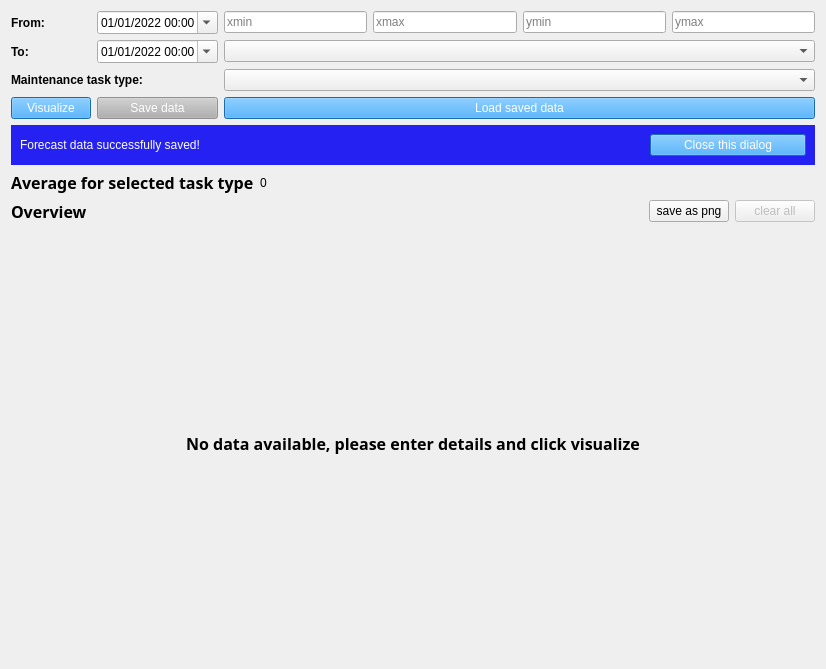
<?xml version="1.0" encoding="UTF-8"?>
<ui version="4.0">
 <class>MaintenanceView</class>
 <widget class="QWidget" name="MaintenanceView">
  <property name="geometry">
   <rect>
    <x>0</x>
    <y>0</y>
    <width>826</width>
    <height>669</height>
   </rect>
  </property>
  <property name="windowTitle">
   <string>Form</string>
  </property>
  <property name="inputMethodHints">
   <set>Qt::ImhNone</set>
  </property>
  <layout class="QVBoxLayout" name="verticalLayout">
   <item>
    <layout class="QGridLayout" name="gridLayout">
     <item row="4" column="1">
      <widget class="QPushButton" name="save_btn">
       <property name="enabled">
        <bool>false</bool>
       </property>
       <property name="styleSheet">
        <string notr="true">QPushButton:disabled{background-color: #B0B0B0; color: white;} QPushButton:enabled{background-color: #2196F3; color: white;}</string>
       </property>
       <property name="text">
        <string>Save data</string>
       </property>
      </widget>
     </item>
     <item row="2" column="0">
      <widget class="QLabel" name="label_2">
       <property name="font">
        <font>
         <bold>true</bold>
        </font>
       </property>
       <property name="text">
        <string>To:</string>
       </property>
      </widget>
     </item>
     <item row="2" column="2">
      <widget class="QComboBox" name="location_dropdown">
       <property name="placeholderText">
        <string>Select Location</string>
       </property>
      </widget>
     </item>
     <item row="0" column="0">
      <widget class="QLabel" name="label">
       <property name="font">
        <font>
         <bold>true</bold>
        </font>
       </property>
       <property name="text">
        <string>From:</string>
       </property>
      </widget>
     </item>
     <item row="2" column="1">
      <widget class="QDateTimeEdit" name="to_dt_edit">
       <property name="minimumDateTime">
        <datetime>
         <hour>0</hour>
         <minute>0</minute>
         <second>0</second>
         <year>2022</year>
         <month>1</month>
         <day>1</day>
        </datetime>
       </property>
       <property name="maximumDate">
        <date>
         <year>9999</year>
         <month>1</month>
         <day>2</day>
        </date>
       </property>
       <property name="minimumDate">
        <date>
         <year>2022</year>
         <month>1</month>
         <day>1</day>
        </date>
       </property>
       <property name="minimumTime">
        <time>
         <hour>0</hour>
         <minute>0</minute>
         <second>0</second>
        </time>
       </property>
       <property name="displayFormat">
        <string>dd/MM/yyyy hh:mm</string>
       </property>
       <property name="calendarPopup">
        <bool>true</bool>
       </property>
      </widget>
     </item>
     <item row="0" column="1">
      <widget class="QDateTimeEdit" name="from_dt_edit">
       <property name="minimumDateTime">
        <datetime>
         <hour>0</hour>
         <minute>0</minute>
         <second>0</second>
         <year>2022</year>
         <month>1</month>
         <day>1</day>
        </datetime>
       </property>
       <property name="maximumDate">
        <date>
         <year>9999</year>
         <month>1</month>
         <day>1</day>
        </date>
       </property>
       <property name="minimumDate">
        <date>
         <year>2022</year>
         <month>1</month>
         <day>1</day>
        </date>
       </property>
       <property name="minimumTime">
        <time>
         <hour>0</hour>
         <minute>0</minute>
         <second>0</second>
        </time>
       </property>
       <property name="currentSection">
        <enum>QDateTimeEdit::DaySection</enum>
       </property>
       <property name="displayFormat">
        <string>dd/MM/yyyy hh:mm</string>
       </property>
       <property name="calendarPopup">
        <bool>true</bool>
       </property>
      </widget>
     </item>
     <item row="3" column="2">
      <widget class="QComboBox" name="task_type_dropdown">
       <property name="currentText">
        <string/>
       </property>
       <property name="placeholderText">
        <string>Select Task Type</string>
       </property>
      </widget>
     </item>
     <item row="4" column="0">
      <widget class="QPushButton" name="vidualize_btn">
       <property name="styleSheet">
        <string notr="true">background-color: #2196F3;
color: white;</string>
       </property>
       <property name="text">
        <string>Visualize</string>
       </property>
       <property name="autoDefault">
        <bool>false</bool>
       </property>
       <property name="default">
        <bool>false</bool>
       </property>
       <property name="flat">
        <bool>false</bool>
       </property>
      </widget>
     </item>
     <item row="4" column="2">
      <widget class="QPushButton" name="compare_btn">
       <property name="enabled">
        <bool>true</bool>
       </property>
       <property name="styleSheet">
        <string notr="true">background-color: #2196F3;
color: white;</string>
       </property>
       <property name="text">
        <string>Load saved data</string>
       </property>
      </widget>
     </item>
     <item row="0" column="2">
      <layout class="QHBoxLayout" name="horizontalLayout">
       <item>
        <widget class="QLineEdit" name="xmin_edit">
         <property name="enabled">
          <bool>true</bool>
         </property>
         <property name="inputMethodHints">
          <set>Qt::ImhHiddenText</set>
         </property>
         <property name="maxLength">
          <number>32772</number>
         </property>
         <property name="placeholderText">
          <string>xmin</string>
         </property>
        </widget>
       </item>
       <item>
        <widget class="QLineEdit" name="xmax_edit">
         <property name="inputMask">
          <string/>
         </property>
         <property name="text">
          <string/>
         </property>
         <property name="placeholderText">
          <string>xmax</string>
         </property>
        </widget>
       </item>
       <item>
        <widget class="QLineEdit" name="ymin_edit">
         <property name="placeholderText">
          <string>ymin</string>
         </property>
        </widget>
       </item>
       <item>
        <widget class="QLineEdit" name="ymax_edit">
         <property name="placeholderText">
          <string>ymax</string>
         </property>
        </widget>
       </item>
      </layout>
     </item>
     <item row="3" column="0" colspan="2">
      <widget class="QLabel" name="label_4">
       <property name="font">
        <font>
         <bold>true</bold>
        </font>
       </property>
       <property name="text">
        <string>Maintenance task type:</string>
       </property>
      </widget>
     </item>
    </layout>
   </item>
   <item>
    <widget class="QWidget" name="save_success_noti" native="true">
     <property name="enabled">
      <bool>true</bool>
     </property>
     <property name="styleSheet">
      <string notr="true">background-color: #2521F3;</string>
     </property>
     <layout class="QHBoxLayout" name="horizontalLayout_7" stretch="4,1">
      <item>
       <widget class="QLabel" name="label_5">
        <property name="styleSheet">
         <string notr="true">color: white;</string>
        </property>
        <property name="text">
         <string>Forecast data successfully saved!</string>
        </property>
       </widget>
      </item>
      <item>
       <widget class="QPushButton" name="pushButton">
        <property name="styleSheet">
         <string notr="true">background-color: #2196f3; color: white</string>
        </property>
        <property name="text">
         <string>Close this dialog</string>
        </property>
       </widget>
      </item>
     </layout>
    </widget>
   </item>
   <item>
    <layout class="QHBoxLayout" name="horizontalLayout_2">
     <item>
      <widget class="QLabel" name="avg_text_label">
       <property name="font">
        <font>
         <family>Noto Sans</family>
         <pointsize>12</pointsize>
         <bold>true</bold>
        </font>
       </property>
       <property name="text">
        <string>Average for selected task type</string>
       </property>
      </widget>
     </item>
     <item>
      <widget class="QLabel" name="avg_value_label">
       <property name="text">
        <string>0</string>
       </property>
      </widget>
     </item>
     <item>
      <spacer name="horizontalSpacer_2">
       <property name="orientation">
        <enum>Qt::Horizontal</enum>
       </property>
       <property name="sizeHint" stdset="0">
        <size>
         <width>40</width>
         <height>20</height>
        </size>
       </property>
      </spacer>
     </item>
    </layout>
   </item>
   <item>
    <layout class="QHBoxLayout" name="horizontalLayout_3">
     <item>
      <widget class="QLabel" name="label_3">
       <property name="font">
        <font>
         <family>Noto Sans</family>
         <pointsize>12</pointsize>
         <bold>true</bold>
        </font>
       </property>
       <property name="text">
        <string>Overview</string>
       </property>
       <property name="indent">
        <number>0</number>
       </property>
       <property name="buddy">
        <cstring>save_success_noti</cstring>
       </property>
      </widget>
     </item>
     <item>
      <spacer name="horizontalSpacer">
       <property name="orientation">
        <enum>Qt::Horizontal</enum>
       </property>
       <property name="sizeHint" stdset="0">
        <size>
         <width>40</width>
         <height>20</height>
        </size>
       </property>
      </spacer>
     </item>
     <item>
      <widget class="QPushButton" name="save_png_btn">
       <property name="enabled">
        <bool>true</bool>
       </property>
       <property name="styleSheet">
        <string notr="true"/>
       </property>
       <property name="text">
        <string>save as png</string>
       </property>
      </widget>
     </item>
     <item>
      <widget class="QPushButton" name="clear_btn">
       <property name="enabled">
        <bool>false</bool>
       </property>
       <property name="text">
        <string>clear all</string>
       </property>
      </widget>
     </item>
    </layout>
   </item>
   <item>
    <layout class="QVBoxLayout" name="chart_frame" stretch="0">
     <item>
      <widget class="QLabel" name="no_data_label">
       <property name="sizePolicy">
        <sizepolicy hsizetype="Preferred" vsizetype="Expanding">
         <horstretch>0</horstretch>
         <verstretch>0</verstretch>
        </sizepolicy>
       </property>
       <property name="font">
        <font>
         <family>Noto Sans</family>
         <pointsize>12</pointsize>
         <bold>true</bold>
         <kerning>true</kerning>
        </font>
       </property>
       <property name="text">
        <string>No data available, please enter details and click visualize</string>
       </property>
       <property name="alignment">
        <set>Qt::AlignCenter</set>
       </property>
       <property name="wordWrap">
        <bool>true</bool>
       </property>
      </widget>
     </item>
    </layout>
   </item>
  </layout>
 </widget>
 <resources/>
 <connections/>
</ui>
